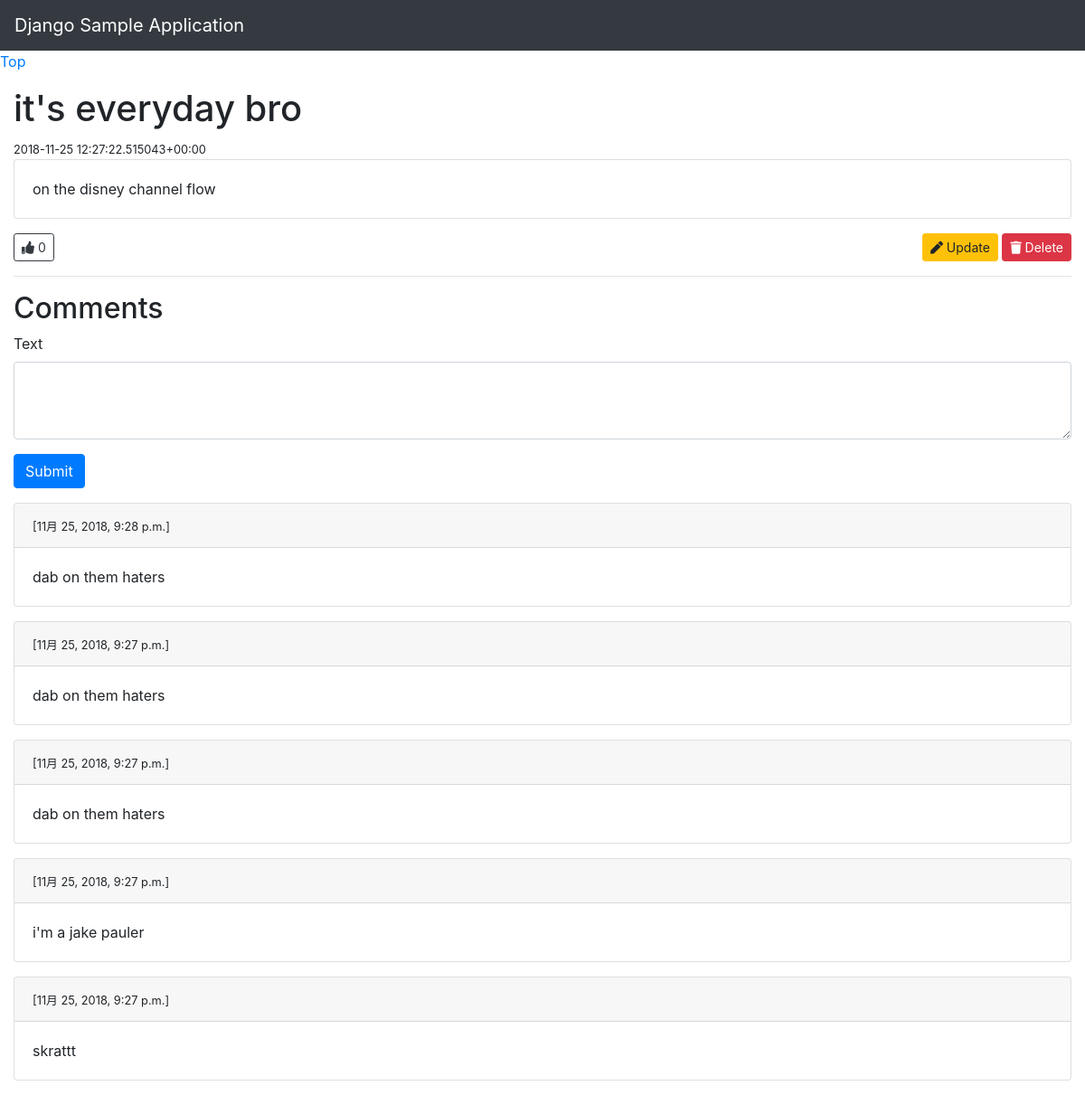
The app's page /11/ with its own data.
### blog/models.py (models this page shows)
class Article(models.Model):
    title = models.CharField(max_length=100)
    text = models.TextField()
    posted_at = models.DateTimeField('date published')
    like = models.IntegerField(default=0)

class Comment(models.Model):
    text= models.TextField()
    posted_at= models.DateTimeField('date published')
    article= models.ForeignKey(Article, related_name= 'comments', on_delete= models.CASCADE)

### blog/views.py (the view)
# urls.py: path('<int:article_id>/', blog_views.detail, name='detail'),
def detail(request, article_id):
    try:
        article = Article.objects.get(pk=article_id)
    except Article.DoesNotExist:
        raise Http404("Article does not exist")
    if request.method=='POST':
        comment= Comment(article=article, text=request.POST['text'], posted_at=timezone.now())
        comment.save()
    context = {
        'article': article,
        'comments': article.comments.order_by('-posted_at')
    }
    return render(request, 'blog/detail.html', context)

### blog/templates/blog/detail.html (shortened to what this page needs)
<!DOCTYPE html>
<html>
  <head>
    <link rel="stylesheet" type="text/css" href="/static/css/bootstrap.min.css" />
    <link rel="stylesheet" type="text/css" href="/static/css/all.min.css" />
  </head>
  <body>
    <nav class="navbar navbar-expand-lg navbar-dark bg-dark navbar-static-top">
      <a class="navbar-brand" href="/">
        Django Sample Application
      </a>
    </nav>
    <a href="{% url 'index' %}">Top</a>
    <div class="container-fluid mt-3">
      <h1>{{article.title}}</h1>
      <small>{{article.posted_at | linebreaksbr}}</small>
      <div class="card mb-3">
        <div class="card-body">
          {{article.text}}
        </div>
      </div>
      <div>
        <a href="{% url 'like' article.id %}" class="btn btn-outline-dark btn-sm">
          <i class="fas fa-thumbs-up"></i>
          0
        </a>
        <span class="float-right">
          <a href="{% url 'update' article.id %}" class="btn btn-warning btn-sm">
            <i class="fas fa-pen"></i>
            Update
          </a>
          <a href="{% url 'delete' article.id %}" class="btn btn-danger btn-sm">
            <i class="fas fa-trash"></i>
            Delete
          </a>
        </span>
      </div>
      <hr>
      <h2>Comments</h2>
      <form action="{% url 'detail' article.id %}" method="post">
        <div class= "form-group">
          <label for="textInput">Text</label>
          <textarea id="textInput" name="text" class="form-control" rows="3"></textarea>
        </div>
        <div class="form-group">
          <button type="submit" class="btn btn-primary">Submit</button>
        </div>
      </form>
      {% if comments %}
      {% for comment in comments %}
      <div class="card mb-3">
        <div class="card-header">
          <small>[{{ comment.posted_at }}]</small>
        </div>
        <div class="card-body">
          {{ comment.text | linebreaksbr }}
        </div>
      </div>
      {% endfor %}
      {% else %}
      <p>No comment.</p>
      {% endif %}
    </div>
  </body>
</html>

### records on screen
Article: title "it's everyday bro", posted_at "2018-11-25 12:27:22.515043+00:00", text "on the disney channel flow"
Comment: posted_at "11月 25, 2018, 9:28 p.m.", text "dab on them haters"
Comment: posted_at "11月 25, 2018, 9:27 p.m.", text "dab on them haters"
Comment: posted_at "11月 25, 2018, 9:27 p.m.", text "dab on them haters"
Comment: posted_at "11月 25, 2018, 9:27 p.m.", text "i'm a jake pauler"
Comment: posted_at "11月 25, 2018, 9:27 p.m.", text "skrattt"
